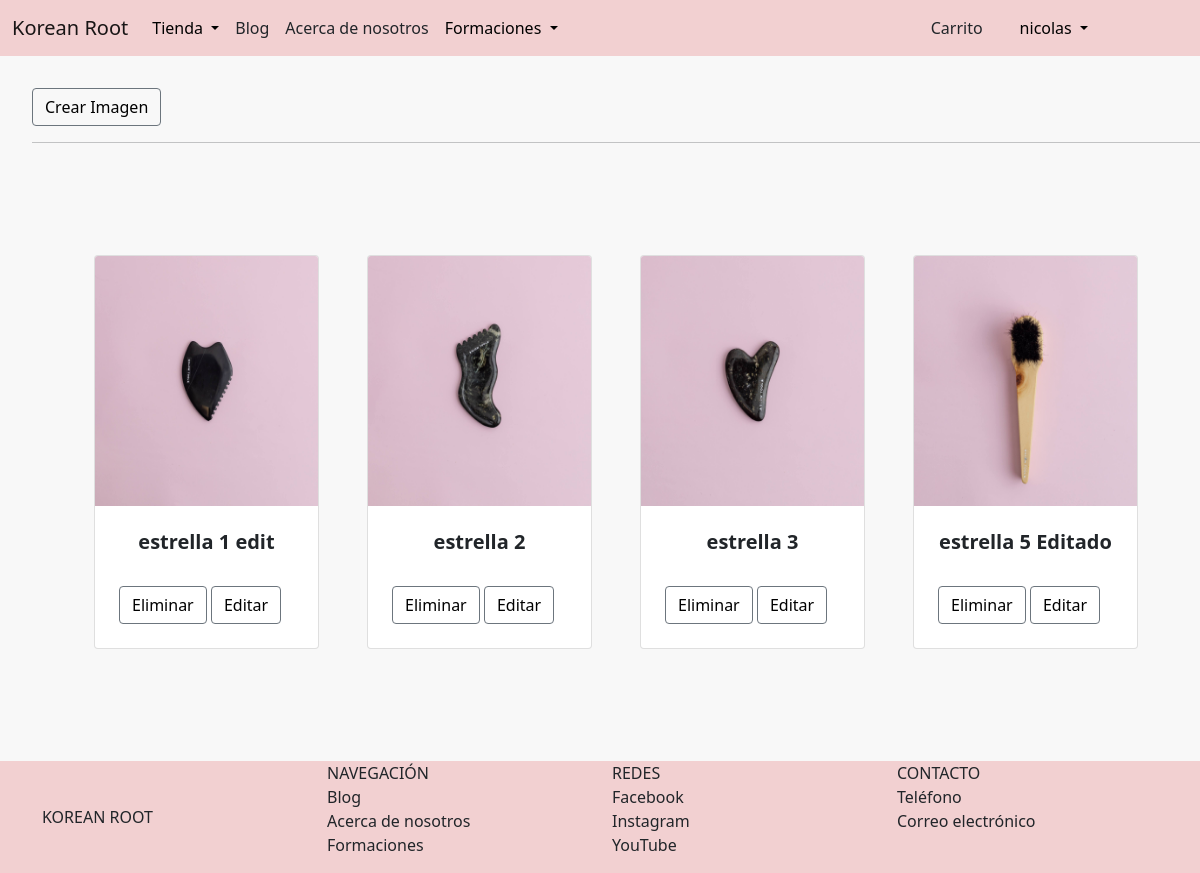
The app's page /blog/verProdEstrella/ (signed in), older data.
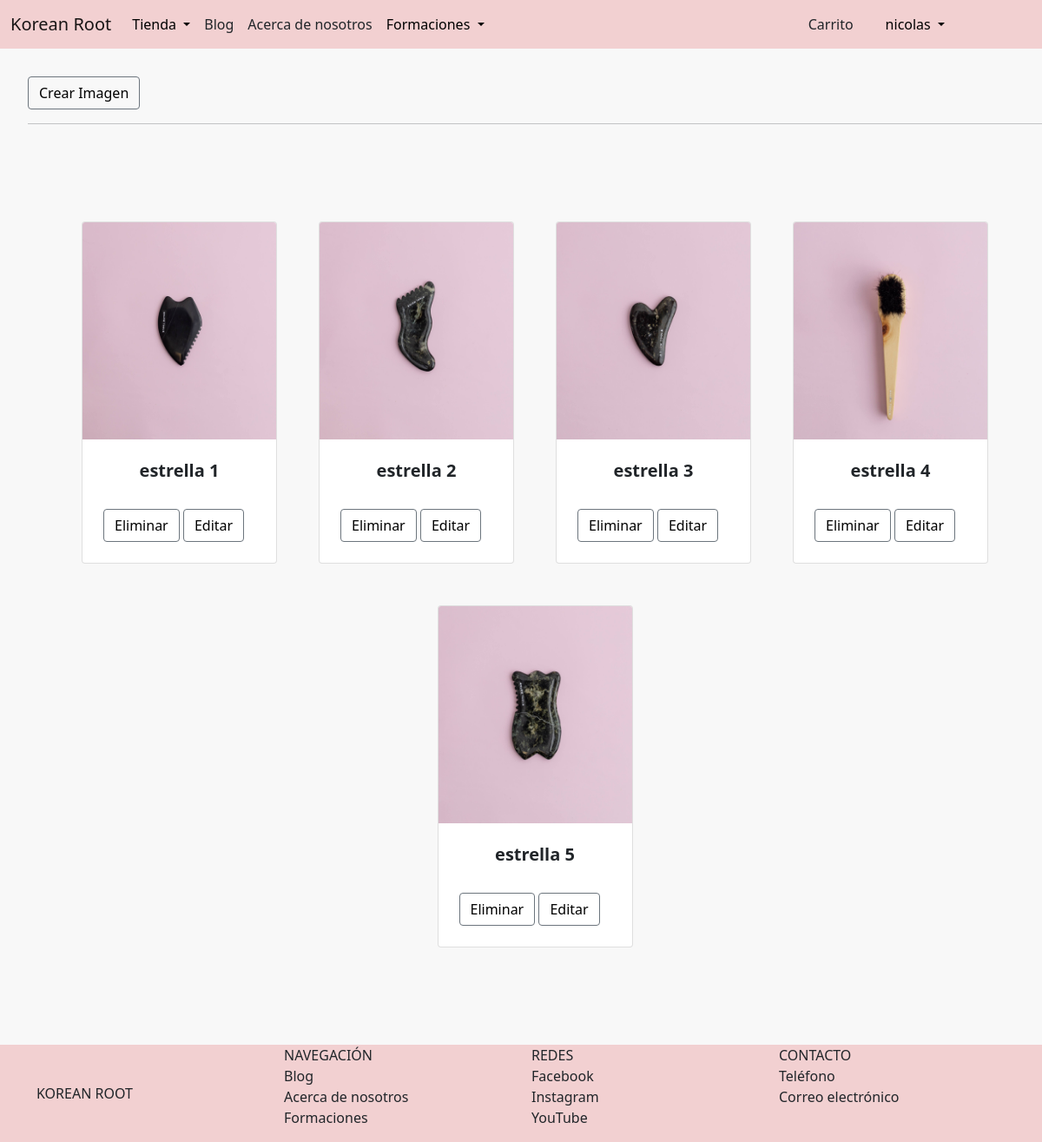
The same page, newer data.
### AppBlog/models.py (models this page shows, shortened)
class ProductoEstrella(models.Model):
    titulo = models.CharField(max_length=50)
    imagen = models.ImageField(upload_to='productos_estrella', default=None)
    descripcion = models.TextField()

### AppBlog/views.py (the view)
# urls.py: path('verProdEstrella/', verProdEstrella, name='ver_prod_estrella'),
@staff_member_required
def verProdEstrella(request):
    productos = ProductoEstrella.objects.all()
    if productos.count() > 0:
        return render(request, 'AppBlog/productos_estrella.html', {'productos': productos})
    else:
        messages.error(request, 'No hay productos estrella')
        return render(request, 'AppBlog/productos_estrella.html')

### AppBlog/templates/AppBlog/productos_estrella.html
{% extends 'AppTienda/padre.html' %}
{% load static %}
{% block contenidoQueCambia %}
<ul>
    {% if user.is_staff %}
        <button class="btn btn-outline-secondary" style="margin-top: 2rem">
            <a
            href="{% url 'blog:agregar_prod_estrella' %}"
            style="text-decoration: none; color: black;">
            Crear Imagen
            </a>
        </button>
        <hr>
    {% endif %}
    {% if user.is_staff %}
            <section class="py-5">
                <div class="container px-4 px-lg-5 mt-5">
                    <div class="row gx-4 gx-lg-5 row-cols-2 row-cols-md-3 row-cols-xl-4 justify-content-center">
                        {% for producto in productos %}
                            <div class="col mb-5">
                                <div class="card h-100">
                                    <img class="card-img-top" src="{{producto.imagen.url}}" alt="..." height="250" />
                                    <div class="card-body p-4">
                                        <div class="text-center">
                                            <h5 class="fw-bolder">{{producto.titulo}}</h5>
                                        </div>
                                    </div>
                                    <div class="card-footer p-4 pt-0 border-top-0 bg-transparent" style="align-items: center;">
                                        <button class="btn btn-outline-secondary">
                                            <a
                                            href="{% url 'blog:eliminar_prod_estrella' id=producto.id %}"
                                            style="text-decoration: none; color: black;">
                                            Eliminar
                                            </a>
                                        </button>
                                        <button class="btn btn-outline-secondary">
                                            <a
                                            href="{% url 'blog:editar_prod_estrella' id=producto.id %}"
                                            style="text-decoration: none; color: black;">
                                            Editar
                                            </a>
                                        </button>
                                    </div>
                                </div>
                            </div>
                        {% endfor %}
                    </div>
                </div>
            </section>
    {% endif %}
</ul>
{% endblock %}

Row changes from the older to the newer data that the page shows:
changed ProductoEstrella: titulo "estrella 1 edit" → "estrella 1"
changed ProductoEstrella: titulo "estrella 5 Editado" → "estrella 4"
added ProductoEstrella: imagen (picture), titulo "estrella 5"
